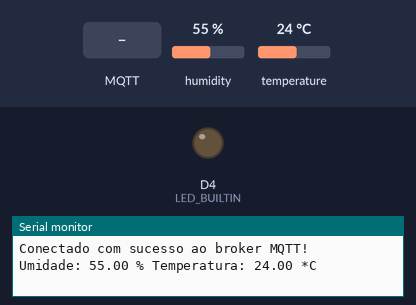
A sketch run on a simulated ESP8266 (NodeMCU). Shown: output pins drawn as LEDs (lit = HIGH, except the on-board LED, lit = LOW), the last lines printed to the serial monitor. The test bench sets the inputs (shaded band); at power-on: humidity 55 %, temperature 24 °C. WiFi joins after 1.5 s; servers stay silent unless stated; no MQTT or app messages arrive unless stated.

Above: at 2.7 s.
2.8 s: MQTT message "L" arrives on the first subscribed topic
At 4.4 s:
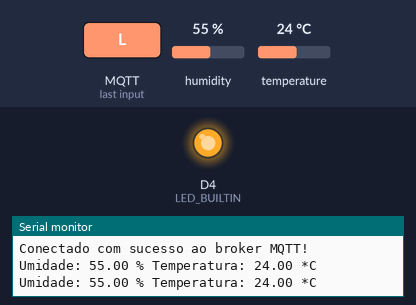
5.1 s: MQTT message "D" arrives on the first subscribed topic
At 6.9 s:
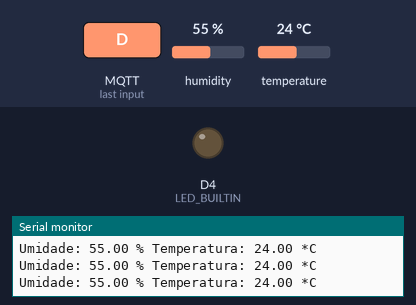
Timing chart, 0 to 8.4 s (numbered marks = the images above; inputs shaded):
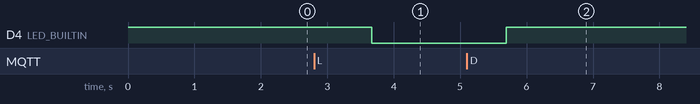

The sketch:

arquivo.ino
```cpp
//Programa: NodeMCU e MQTT - Controle e Monitoramento IoT
//Autor: Pedro Bertoleti

#include <ESP8266WiFi.h> // Importa a Biblioteca ESP8266WiFi
#include <PubSubClient.h> // Importa a Biblioteca PubSubClient

#include "DHT.h"


//defines:

#define DHTPIN D1 // pino que estamos conectando o sensor DTH
#define DHTTYPE DHT11 // tipo do DHT

//defines de id mqtt e tópicos para publicação e subscribe
#define TOPICO_SUBSCRIBE "cesarfreire/teste1"     //tópico MQTT de escuta
#define TOPICO_PUBLISH   "cesarfreire/temperatura"    //tópico MQTT de envio de informações para Broker
#define TOPICO_PUBLISH2   "cesarfreire/humidade"
                                                   //IMPORTANTE: recomendamos fortemente alterar os nomes
                                                   //            desses tópicos. Caso contrário, há grandes
                                                   //            chances de você controlar e monitorar o NodeMCU
                                                   //            de outra pessoa.
#define ID_MQTT  "HomeAut"     //id mqtt (para identificação de sessão)
                               //IMPORTANTE: este deve ser único no broker (ou seja,
                               //            se um client MQTT tentar entrar com o mesmo
                               //            id de outro já conectado ao broker, o broker
                               //            irá fechar a conexão de um deles).


//defines - mapeamento de pinos do NodeMCU
#define D0    16
#define D1    5
#define D2    4
#define D3    0
#define D4    2
#define D5    14
#define D6    12
#define D7    13
#define D8    15
#define D9    3
#define D10   1

// Objeto DTH sensor temperatura
DHT dht(DHTPIN, DHTTYPE);

float h;
float t;


// WIFI
const char* SSID = "Cesar WIFI"; // SSID / nome da rede WI-FI que deseja se conectar
const char* PASSWORD = "379164gu"; // Senha da rede WI-FI que deseja se conectar

// MQTT
const char* BROKER_MQTT = "mqtt.aventurismo.com.br"; //URL do broker MQTT que se deseja utilizar
int BROKER_PORT = 1883; // Porta do Broker MQTT


//Variáveis e objetos globais
WiFiClient espClient; // Cria o objeto espClient
PubSubClient MQTT(espClient); // Instancia o Cliente MQTT passando o objeto espClient
char EstadoSaida = '0';  //variável que armazena o estado atual da saída

//Prototypes
void initSerial();
void initWiFi();
void initMQTT();
void reconectWiFi();
void mqtt_callback(char* topic, byte* payload, unsigned int length);
void VerificaConexoesWiFIEMQTT(void);
void InitOutput(void);

/*
 *  Implementações das funções
 */
void setup()
{
    //inicializações:
    InitOutput();
    initSerial();
    initWiFi();
    initMQTT();
    // Inicia o DHT
    dht.begin();
}

//Função: inicializa comunicação serial com baudrate 115200 (para fins de monitorar no terminal serial
//        o que está acontecendo.
//Parâmetros: nenhum
//Retorno: nenhum

void leTemperatura()
{

  h = dht.readHumidity();
  t = dht.readTemperature();
  // testa se retorno é valido, caso contrário algo está errado.
  if (isnan(t) || isnan(h))
  {
    Serial.println("Failed to read from DHT");
  }
  else
  {
    Serial.print("Umidade: ");
    Serial.print(h);
    Serial.print(" %");
    Serial.print(" Temperatura: ");
    Serial.print(t);
    Serial.println(" *C");
  }
}

void initSerial()
{
    Serial.begin(9600);
}

//Função: inicializa e conecta-se na rede WI-FI desejada
//Parâmetros: nenhum
//Retorno: nenhum
void initWiFi()
{
    delay(10);
    Serial.println("------Conexao WI-FI------");
    Serial.print("Conectando-se na rede: ");
    Serial.println(SSID);
    Serial.println("Aguarde");

    reconectWiFi();
}

//Função: inicializa parâmetros de conexão MQTT(endereço do
//        broker, porta e seta função de callback)
//Parâmetros: nenhum
//Retorno: nenhum
void initMQTT()
{
    MQTT.setServer(BROKER_MQTT, BROKER_PORT);   //informa qual broker e porta deve ser conectado
    MQTT.setCallback(mqtt_callback);            //atribui função de callback (função chamada quando qualquer informação de um dos tópicos subescritos chega)
}

//Função: função de callback
//        esta função é chamada toda vez que uma informação de
//        um dos tópicos subescritos chega)
//Parâmetros: nenhum
//Retorno: nenhum
void mqtt_callback(char* topic, byte* payload, unsigned int length)
{
    String msg;

    //obtem a string do payload recebido
    for(int i = 0; i < length; i++)
    {
       char c = (char)payload[i];
       msg += c;
    }

    //toma ação dependendo da string recebida:
    //verifica se deve colocar nivel alto de tensão na saída D0:
    //IMPORTANTE: o Led já contido na placa é acionado com lógica invertida (ou seja,
    //enviar HIGH para o output faz o Led apagar / enviar LOW faz o Led acender)
    if (msg.equals("L"))
    {
        digitalWrite(LED_BUILTIN, LOW);
        EstadoSaida = '1';
    }

    //verifica se deve colocar nivel alto de tensão na saída D0:
    if (msg.equals("D"))
    {
        digitalWrite(LED_BUILTIN, HIGH);
        EstadoSaida = '0';
    }

}

//Função: reconecta-se ao broker MQTT (caso ainda não esteja conectado ou em caso de a conexão cair)
//        em caso de sucesso na conexão ou reconexão, o subscribe dos tópicos é refeito.
//Parâmetros: nenhum
//Retorno: nenhum
void reconnectMQTT()
{
    while (!MQTT.connected())
    {
        Serial.print("* Tentando se conectar ao Broker MQTT: ");
        Serial.println(BROKER_MQTT);
        if (MQTT.connect(ID_MQTT))
        {
            Serial.println("Conectado com sucesso ao broker MQTT!");
            MQTT.subscribe(TOPICO_SUBSCRIBE);
        }
        else
        {
            Serial.println("Falha ao reconectar no broker.");
            Serial.println("Havera nova tentatica de conexao em 2s");
            delay(2000);
        }
    }
}

//Função: reconecta-se ao WiFi
//Parâmetros: nenhum
//Retorno: nenhum
void reconectWiFi()
{
    //se já está conectado a rede WI-FI, nada é feito.
    //Caso contrário, são efetuadas tentativas de conexão
    if (WiFi.status() == WL_CONNECTED)
        return;

    WiFi.begin(SSID, PASSWORD); // Conecta na rede WI-FI

    while (WiFi.status() != WL_CONNECTED)
    {
        delay(100);
        Serial.print(".");
    }

    Serial.println();
    Serial.print("Conectado com sucesso na rede ");
    Serial.print(SSID);
    Serial.println("IP obtido: ");
    Serial.println(WiFi.localIP());
}

//Função: verifica o estado das conexões WiFI e ao broker MQTT.
//        Em caso de desconexão (qualquer uma das duas), a conexão
//        é refeita.
//Parâmetros: nenhum
//Retorno: nenhum
void VerificaConexoesWiFIEMQTT(void)
{
    if (!MQTT.connected())
        reconnectMQTT(); //se não há conexão com o Broker, a conexão é refeita

     reconectWiFi(); //se não há conexão com o WiFI, a conexão é refeita
}

//Função: envia ao Broker o estado atual do output
//Parâmetros: nenhum
//Retorno: nenhum
void EnviaEstadoOutputMQTT(void)
{
    if (EstadoSaida == '0')
      MQTT.publish(TOPICO_PUBLISH, "D");

    if (EstadoSaida == '1')
      MQTT.publish(TOPICO_PUBLISH, "L");

    Serial.println("- Estado da saida D0 enviado ao broker!");
    delay(1000);
}

//Função: inicializa o output em nível lógico baixo
//Parâmetros: nenhum
//Retorno: nenhum
void InitOutput(void)
{
    //IMPORTANTE: o Led já contido na placa é acionado com lógica invertida (ou seja,
    //enviar HIGH para o output faz o Led apagar / enviar LOW faz o Led acender)
    pinMode(LED_BUILTIN, OUTPUT);
    pinMode(DHTPIN, INPUT);
    digitalWrite(LED_BUILTIN, HIGH);
}

void EnviaTempOutputMQTT(void)
{
    char tempString[8];
    dtostrf(t, 1, 2, tempString);
    MQTT.publish(TOPICO_PUBLISH, tempString);
}

void EnviaHumidOutputMQTT(void)
{
  char humidString[8];
  dtostrf(h, 1, 2, humidString);
  MQTT.publish(TOPICO_PUBLISH2, humidString);
  delay(1000);
}


//programa principal
void loop()
{
    //garante funcionamento das conexões WiFi e ao broker MQTT
    VerificaConexoesWiFIEMQTT();

    //envia o status de todos os outputs para o Broker no protocolo esperado
    //EnviaEstadoOutputMQTT();

    EnviaTempOutputMQTT();
    EnviaHumidOutputMQTT();

    //keep-alive da comunicação com broker MQTT
    MQTT.loop();

    leTemperatura();
}
```

Measured:
- after the input at 2.8 s, D4 (LED_BUILTIN): HIGH → LOW after 0.87 s
- after the input at 5.1 s, D4 (LED_BUILTIN): LOW → HIGH after 0.60 s
